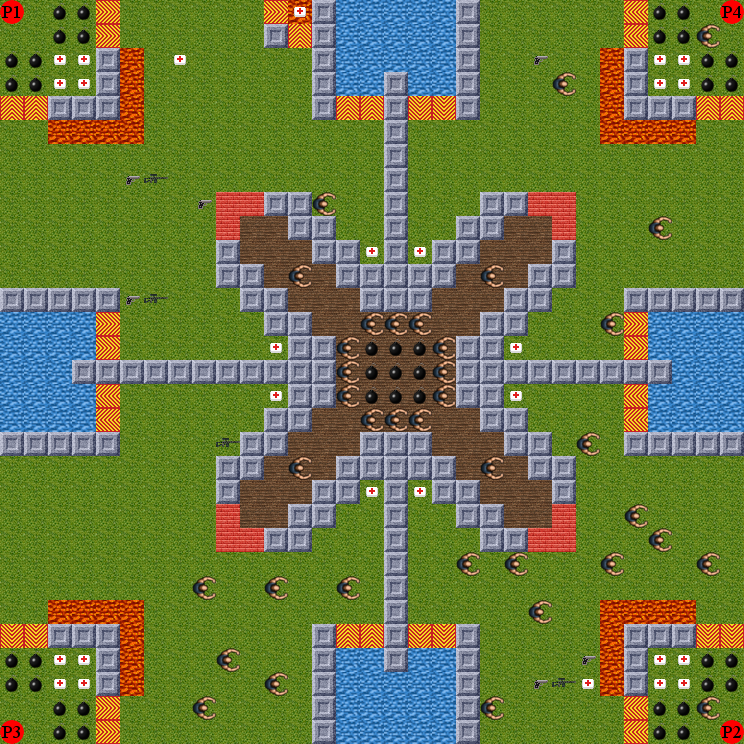

Tiled map render using the project's own tile images. Description and the whole map definition, tile-layer contents included, below:
An orthogonal 31x31 tile map with 24x24 px tiles, 2 tile layers (GROUND, OBJECTS).

<map version="1.0" orientation="orthogonal" width="31" height="31" tilewidth="24" tileheight="24">
 <tileset firstgid="1" name="graphics" tilewidth="24" tileheight="24">
  <image source="../graphics/graphics.png" width="192" height="120" />
 </tileset>
 <layer name="GROUND" width="31" height="31">
  <data encoding="csv">
1,1,1,1,6,1,1,1,1,1,1,6,4,1,3,3,3,3,3,1,1,1,1,1,1,1,8,1,1,1,1,
1,1,1,1,6,1,1,1,1,1,1,1,5,1,3,3,3,3,3,1,1,1,1,1,1,1,8,1,1,1,1,
1,1,1,1,1,4,1,1,1,1,1,1,1,1,3,3,3,3,3,1,1,1,1,1,1,4,1,1,1,1,1,
1,1,1,1,1,4,1,1,1,1,1,1,1,1,3,3,1,3,3,1,1,1,1,1,1,4,1,1,1,1,1,
5,5,1,1,1,4,1,1,1,1,1,1,1,1,5,5,1,7,7,1,1,1,1,1,1,4,1,1,1,5,5,
1,1,4,4,4,4,1,1,1,1,1,1,1,1,1,1,1,1,1,1,1,1,1,1,1,4,4,4,4,1,1,
1,1,1,1,1,1,1,1,1,1,1,1,1,1,1,1,1,1,1,1,1,1,1,1,1,1,1,1,1,1,1,
1,1,1,1,1,1,1,1,1,1,1,1,1,1,1,1,1,1,1,1,1,1,1,1,1,1,1,1,1,1,1,
1,1,1,1,1,1,1,1,1,1,2,1,1,1,1,1,1,1,1,1,1,1,2,1,1,1,1,1,1,1,1,
1,1,1,1,1,1,1,1,1,2,2,2,1,1,1,1,1,1,1,1,1,2,2,2,1,1,1,1,1,1,1,
1,1,1,1,1,1,1,1,1,1,2,2,2,1,1,1,1,1,1,1,2,2,2,1,1,1,1,1,1,1,1,
1,1,1,1,1,1,1,1,1,1,1,2,2,2,1,1,1,1,1,2,2,2,1,1,1,1,1,1,1,1,1,
1,1,1,1,1,1,1,1,1,1,1,1,2,2,2,1,1,1,2,2,2,1,1,1,1,1,1,1,1,1,1,
3,3,3,3,6,1,1,1,1,1,1,1,1,2,2,2,2,2,2,2,1,1,1,1,1,1,6,3,3,3,3,
3,3,3,3,6,1,1,1,1,1,1,1,1,2,2,2,2,2,2,1,1,1,1,1,1,1,6,3,3,3,3,
3,3,3,1,1,1,1,1,1,1,1,1,1,1,2,2,2,2,2,1,1,1,1,1,1,1,1,1,3,3,3,
3,3,3,3,8,1,1,1,1,1,1,1,1,1,2,2,2,2,2,1,1,1,1,1,1,1,8,3,3,3,3,
3,3,3,3,8,1,1,1,1,1,1,1,1,2,2,2,2,2,2,2,1,1,1,1,1,1,8,3,3,3,3,
1,1,1,1,1,1,1,1,1,1,1,1,2,2,2,1,1,1,2,2,2,1,1,1,1,1,1,1,1,1,1,
1,1,1,1,1,1,1,1,1,1,1,2,2,2,1,1,1,1,1,2,2,2,1,1,1,1,1,1,1,1,1,
1,1,1,1,1,1,1,1,1,1,2,2,2,1,1,1,1,1,1,1,2,2,2,1,1,1,1,1,1,1,1,
1,1,1,1,1,1,1,1,1,2,2,2,1,1,1,1,1,1,1,1,1,2,2,2,1,1,1,1,1,1,1,
1,1,1,1,1,1,1,1,1,1,2,1,1,1,1,1,1,1,1,1,1,1,2,1,1,1,1,1,1,1,1,
1,1,1,1,1,1,1,1,1,1,1,1,1,1,1,1,1,1,1,1,1,1,1,1,1,1,1,1,1,1,1,
1,1,1,1,1,1,1,1,1,1,1,1,1,1,1,1,1,1,1,1,1,1,1,1,1,1,1,1,1,1,1,
1,1,4,4,4,4,1,1,1,1,1,1,1,1,1,1,1,1,1,1,1,1,1,1,1,4,4,4,4,1,1,
7,7,1,1,1,4,1,1,1,1,1,1,1,1,5,5,1,7,7,1,1,1,1,1,1,4,1,1,1,7,7,
1,1,1,1,1,4,1,1,1,1,1,1,1,1,3,3,1,3,3,1,1,1,1,1,1,4,1,1,1,1,1,
1,1,1,1,1,4,1,1,1,1,1,1,1,1,3,3,3,3,3,1,1,1,1,1,1,4,1,1,1,1,1,
1,1,1,1,6,1,1,1,1,1,1,1,1,1,3,3,3,3,3,1,1,1,1,1,1,1,8,1,1,1,1,
1,1,1,1,6,1,1,1,1,1,1,1,1,1,1,1,1,1,1,1,1,1,1,1,1,1,8,1,1,1,1
</data>
 </layer>
 <layer name="OBJECTS" width="31" height="31">
  <data encoding="csv">
25,0,17,17,0,0,0,0,0,0,0,0,20,13,0,0,0,0,0,13,0,0,0,0,0,0,0,17,17,0,28,
0,0,17,17,0,0,0,0,0,0,0,13,0,13,0,0,0,0,0,13,0,0,0,0,0,0,0,17,17,23,0,
17,17,20,20,13,0,0,20,21,0,0,0,0,13,0,0,0,0,0,13,21,22,18,0,0,0,13,20,20,17,17,
17,17,20,20,13,0,0,0,0,0,0,0,0,13,0,0,13,0,0,13,0,0,0,23,0,0,13,20,20,17,17,
0,0,13,13,13,0,0,0,0,0,0,0,0,13,0,0,13,0,0,13,37,38,0,0,36,0,13,13,13,0,0,
0,0,0,0,0,0,0,0,0,0,0,0,0,0,0,0,13,0,0,0,0,0,0,0,0,0,0,0,0,0,0,
0,0,0,0,0,0,0,0,0,0,0,0,0,0,0,0,13,0,0,0,0,0,0,0,0,0,0,0,0,0,0,
0,0,0,21,0,18,19,0,0,0,0,0,0,0,22,0,13,0,0,0,0,0,0,0,0,0,0,0,0,0,0,
0,0,0,0,0,0,0,0,18,9,9,13,13,23,30,0,13,0,0,0,13,13,9,9,0,0,0,0,0,0,0,
0,0,0,37,38,0,0,0,0,9,0,0,13,13,38,0,13,0,0,13,13,0,0,9,0,0,38,23,0,0,0,
0,0,0,0,0,0,0,0,0,13,0,0,0,13,13,20,13,20,13,13,0,0,0,13,0,0,0,0,0,0,0,
0,0,0,0,0,0,0,0,0,13,13,0,23,0,13,13,13,13,13,0,23,0,13,13,0,0,0,0,0,0,0,
13,13,13,13,13,18,19,0,21,22,13,13,0,0,0,13,13,13,0,0,0,13,13,0,0,0,13,13,13,13,13,
0,0,0,0,30,0,0,0,0,0,0,13,13,0,0,23,23,23,0,0,13,13,0,0,0,23,0,0,0,0,0,
0,0,0,0,0,0,0,0,0,0,0,20,13,13,23,17,17,17,23,13,13,20,0,0,0,0,0,0,0,0,0,
0,0,0,13,13,13,13,13,13,13,13,13,13,13,23,17,17,17,23,13,13,13,13,13,13,13,13,13,0,0,0,
0,0,0,0,0,0,0,0,0,0,0,20,13,13,23,17,17,17,23,13,13,20,0,0,0,0,0,0,0,0,0,
0,0,0,0,0,0,0,0,0,0,0,13,13,0,0,23,23,23,0,0,13,13,0,0,0,0,0,0,0,0,0,
13,13,13,13,13,0,0,0,0,19,13,13,0,0,0,13,13,13,0,0,0,13,13,0,23,0,13,13,13,13,13,
0,0,0,0,0,0,0,0,0,13,13,0,23,0,13,13,13,13,13,0,23,0,13,13,0,0,0,0,0,0,0,
0,0,0,0,0,0,0,0,0,13,0,0,0,13,13,20,13,20,13,13,0,0,0,13,36,37,0,34,0,0,37,
0,0,0,0,0,0,0,0,0,9,0,0,13,13,0,0,13,0,0,13,13,0,0,9,0,0,23,0,0,0,0,
0,0,0,0,0,0,0,0,0,9,9,13,13,0,0,0,13,0,0,0,13,13,9,9,0,0,0,23,0,0,0,
0,0,0,0,0,0,0,0,0,0,0,0,0,0,0,0,13,0,0,23,0,23,0,0,0,23,0,0,0,23,0,
0,0,0,0,0,0,0,0,23,0,0,23,0,0,23,0,13,0,0,0,0,0,0,0,0,0,0,0,0,0,0,
0,0,0,0,0,0,0,0,0,0,0,0,0,0,0,0,13,0,0,0,0,0,23,0,36,0,0,0,0,36,0,
0,0,13,13,13,0,0,0,0,0,0,0,0,13,0,0,13,0,0,13,0,0,0,0,0,0,13,13,13,0,0,
17,17,20,20,13,0,0,0,0,23,0,0,0,13,0,0,13,0,0,13,0,0,0,0,18,0,13,20,20,17,17,
17,17,20,20,13,0,0,0,0,0,0,23,0,13,0,0,0,0,0,13,0,0,18,19,20,0,13,20,20,17,17,
0,0,17,17,0,0,0,0,23,0,0,0,0,13,0,0,0,0,0,13,23,0,0,0,0,0,0,17,17,23,0,
27,0,17,17,0,0,0,0,0,0,0,0,0,13,3,3,3,3,3,13,37,38,34,35,36,37,38,17,17,0,26
</data>
 </layer>
</map>